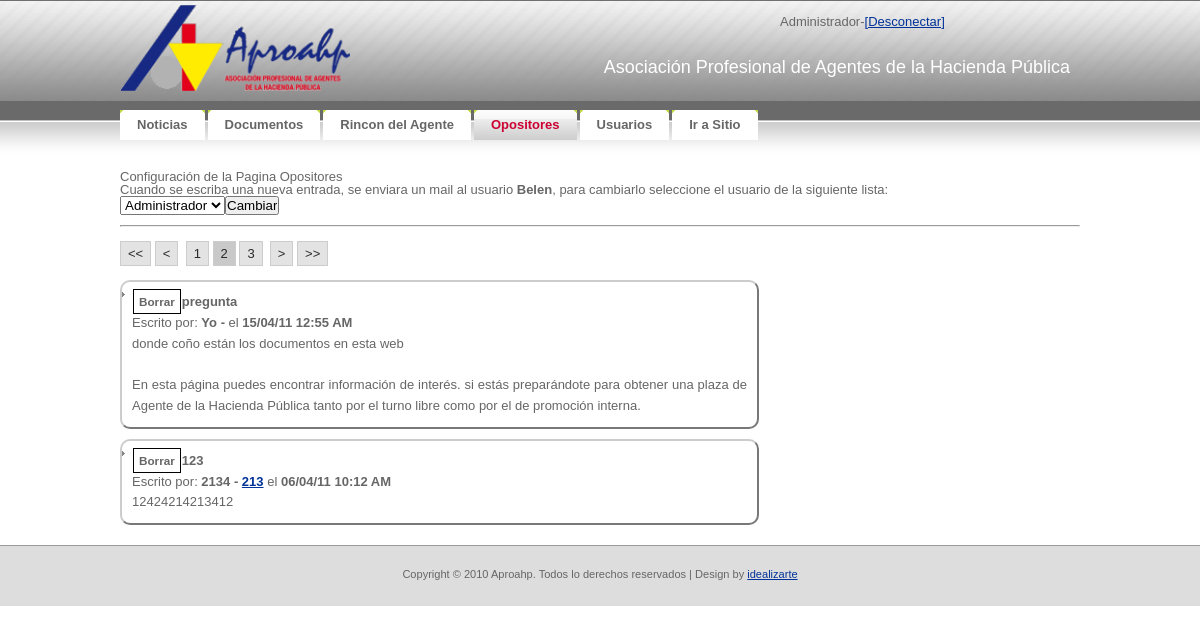
The app's page /admin/opositores.php?pagenum=2 (signed in) with its own data.
### tables this page shows
CREATE TABLE IF NOT EXISTS `tbl_users` (
  `USR_ID` bigint(20) NOT NULL AUTO_INCREMENT,
  `USR_username` varchar(32) NOT NULL,
  `USR_password` varchar(32) NOT NULL,
  `USR_Displayname` varchar(32) NOT NULL,
  `USR_email` varchar(100) NOT NULL,
  `USR_Activo` tinyint(1) NOT NULL,
  PRIMARY KEY (`USR_ID`)
);

CREATE TABLE IF NOT EXISTS `tbl_opositores` (
  `OPT_ID` bigint(20) NOT NULL AUTO_INCREMENT,
  `OPT_Activa` tinyint(1) NOT NULL,
  `OPT_Fecha` timestamp NOT NULL DEFAULT CURRENT_TIMESTAMP,
  `OPT_Titulo` varchar(50) NOT NULL,
  `OPT_Autor` varchar(50) NOT NULL,
  `OPT_Email` varchar(50) NOT NULL,
  `OPT_Comentario` varchar(5000) NOT NULL,
  PRIMARY KEY (`OPT_ID`)
);

### admin/opositores.php (the view, shortened to what this page needs)
<?php
	require_once("../lib/siteconfig.php");
?>
<!DOCTYPE html PUBLIC "-//W3C//DTD XHTML 1.0 Strict//EN"
  "http://www.w3.org/TR/xhtml1/DTD/xhtml1-strict.dtd">
<html xmlns="http://www.w3.org/1999/xhtml" xml:lang="en" lang="en">
<head>
	<link rel="stylesheet" href="../css/reset.css" type="text/css" media="screen" charset="utf-8">
	<link rel="stylesheet" href="../css/aproahp.css" type="text/css" media="screen" charset="utf-8">
	<link rel="stylesheet" href="../css/jquery-ui.css" type="text/css" media="screen" charset="utf-8">
	<link rel="stylesheet" href="css/style.css" type="text/css" media="screen" charset="utf-8">
</head>
<body>
<div id="container">
<?php require("header.php")?>
<?php
	$cfg_result=mysql_query("SELECT * FROM tbl_users where usr_ID=".config_value("opositores_adminuser")."");
	if(mysql_num_rows($cfg_result)!=1)
	{
		echo "[ERROR]-Falta elemento de Configuración";
	}else{
		$row = mysql_fetch_assoc($cfg_result);
	}
	echo "<div id=opoconfig> Configuración de la Pagina Opositores<br>Cuando se escriba una nueva entrada, se enviara un mail al usuario <strong>".$row["USR_Displayname"]."</strong>, para cambiarlo seleccione el usuario de la siguiente lista:";
	echo "<form id='frm_user' method='post' action='".$paginaactual."'>";
	echo "<select name='userid'>";
	$user_result=mysql_query("SELECT * FROM tbl_users ORDER BY USR_Displayname");
	for ($x = 0, $numrows = mysql_num_rows($user_result); $x < $numrows; $x++) {
		$row = mysql_fetch_assoc($user_result);
		echo "<option value=".$row["USR_ID"].">".$row["USR_Displayname"]."</option>";
	}
	echo "</select>";
	echo "<input type='submit' value='Cambiar' name='cambiaruser' id='cambiaruser'>";
	echo "</form>";
	echo "</div><hr>";
	echo "<div id=blog>";
	if(isset($_GET['pagenum'])){
		$pagenum = $_GET['pagenum'];
	}else{
		$pagenum = 1;
	}
	$doc_result = mysql_query("SELECT * FROM tbl_blog ORDER BY blg_fecha DESC;") or die(mysql_error());
	$rows = mysql_num_rows($doc_result);
	$page_rows = 5;
	$pdata=pagination($rows,$pagenum,$page_rows);
	echo ($pdata['links']);
	echo "<ul>";
	$OPT_result=mysql_query("SELECT * FROM tbl_opositores ORDER BY OPT_fecha DESC ".$pdata['limites'].";");
	for ($x = 0, $numrows = mysql_num_rows($OPT_result); $x < $numrows; $x++) {
		$row = mysql_fetch_assoc($OPT_result);
		$datetime = date("d/m/y g:i A", strtotime($row["OPT_Fecha"]));
		if($row["OPT_Email"]!=""){
			$emaillink="<a href='mailto:".$row["OPT_Email"]."'>".$row["OPT_Email"]."</a>";
		}else {$emaillink=" ";}
		echo "<li class= post><div class=borrar rel='".$row["OPT_ID"]."'>Borrar</div><span class=highlight>".$row["OPT_Titulo"]."</span><br>Escrito por: <span class=highlight>".$row["OPT_Autor"]." - ".$emaillink."</span> el <span class=highlight>".$datetime."</span><br>".nl2br($row["OPT_Comentario"])."</li>";
	}
	echo "</ul>";
	echo "</div>";
?>
</div>
</body>
</html>

### css/aproahp.css (style rules this page uses)
* { margin: 0; padding: 0; }
ul,li { list-style-type: none; }
body, th { background: #FFFFFF url(../images/img01.gif) repeat-x; font-family: Verdana, Arial, Helvetica, sans-serif; font-size: 13px; color: #666666; }
p, ul, ol { margin-bottom: 1.5em; line-height: 1.6em; }
p { color:#666666; }
ul { list-style: none; }
ul li { padding-left: 10px; background: url(../images/img16.gif) no-repeat 0px 10px; }
a:link { color: #003399; }
#container { width: 960px; padding: 0px 0px 0px 0px; margin:0 auto; text-align:justify; }
#footer { height:20px; padding: 20px; background: #DDDDDD; border-top: 1px solid #999999; }
#footer p { margin: 0; text-align: center; font-size: 85%; }
.post { padding:10px; border:2px outset #ccc; -moz-border-radius: 10px; -webkit-border-radius: 10px; padding: 10px; width:615px; margin-top:10px; }
.post .highlight { font-weight: bold; }

### admin/css/style.css (style rules this page uses)
.edit, .borrar, .activar { font-size: .9em; font-weight: bold; display: inline; position: relative; padding: 5px; margin: 1px; border: 1px solid black; cursor: pointer; }
#opoconfig { margin-bottom: 10px; }

### records on screen
tbl_users: USR_Displayname "Belen"
tbl_opositores: OPT_Titulo "pregunta", OPT_Autor "Yo", OPT_Fecha "15/04/11 12:55 AM", OPT_Comentario "donde coño están los documentos en esta web En esta página puedes encontrar información de interés. si estás preparándote para obtener una plaza de Agente de la Hacienda Pública tanto por el turno libre como por el de promoción interna."
tbl_opositores: OPT_Titulo "123", OPT_Autor "2134", OPT_Email "213", OPT_Fecha "06/04/11 10:12 AM", OPT_Comentario "12424214213412"

### other values on screen
$_SESSION['DisplayName'] "Administrador"
$item['Name'] "Noticias"
$item['Name'] "Documentos"
$item['Name'] "Rincon del Agente"
$item['Name'] "Opositores"
$item['Name'] "Usuarios"
$item['Name'] "Ir a Sitio"
form field userid "Administrador"
